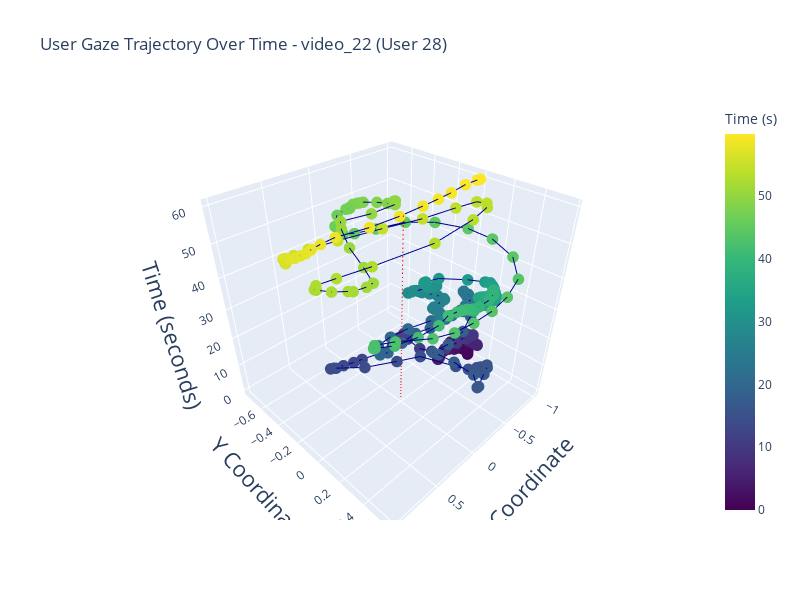
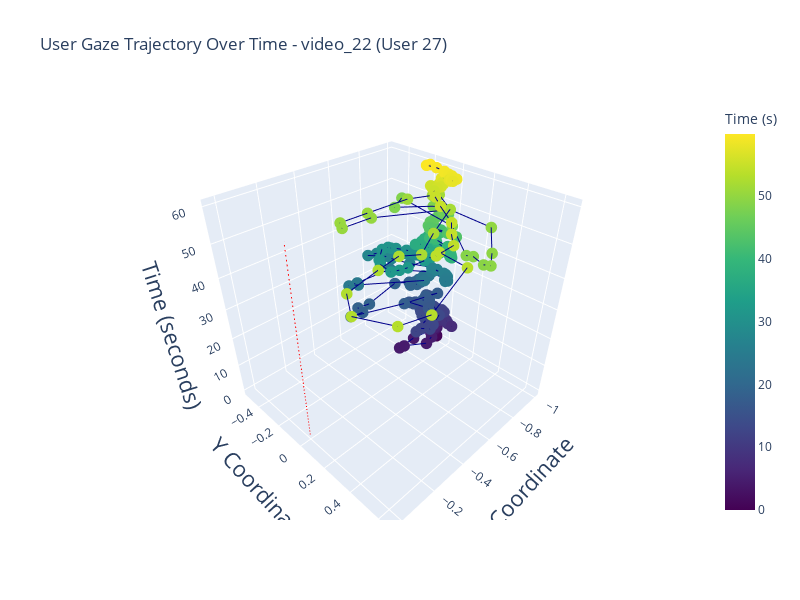
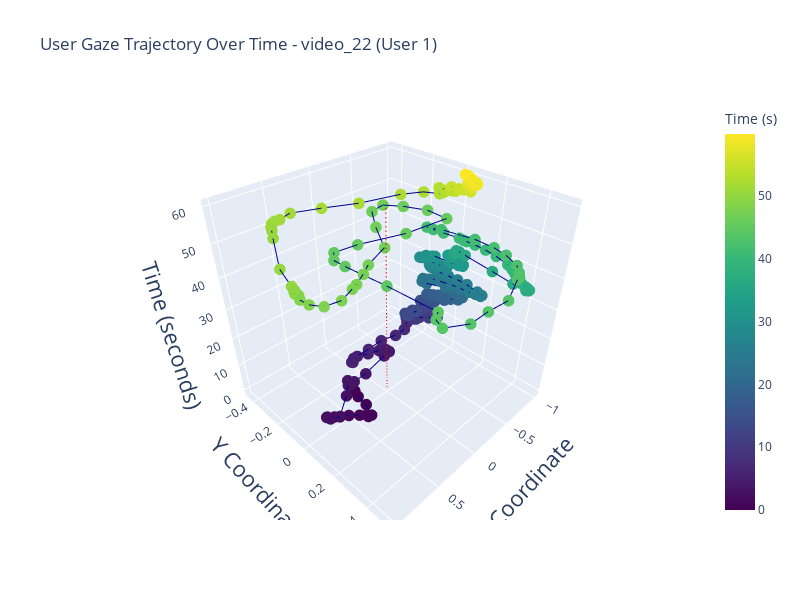
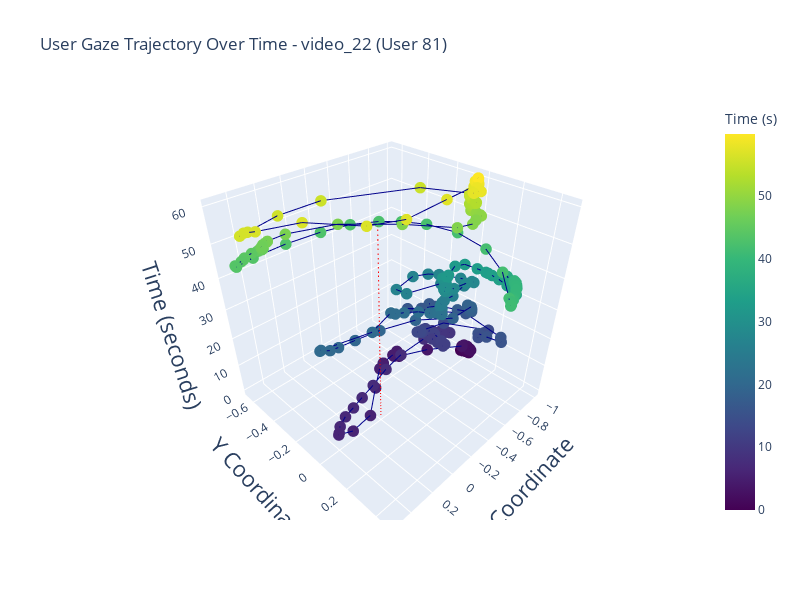

Notebook source saved alongside these figures, in order:
### Code cell
plot_3D_trajectory_with_time(datasets_folder,'Jin_22', 'video_22',fsize=22)

### Figure 1 — Plotly figure (JSON) as saved in the notebook; plotly's stock layout.template omitted (floating-point values rounded to 4 significant figures; data arrays with more than 128 entries replaced by an {"elided": "..."} marker saying what was removed)
{"data": [{"line": {"color": "darkblue", "width": 2}, "marker": {"color": {"elided": "301 float values"}, "colorbar": {"title": {"text": "Time (s)"}}, "colorscale": [[0, "#440154"], [0.1111, "#482878"], [0.2222, "#3e4989"], [0.3333, "#31688e"], [0.4444, "#26828e"], [0.5556, "#1f9e89"], [0.6667, "#35b779"], [0.7778, "#6ece58"], [0.8889, "#b5de2b"], [1, "#fde725"]], "size": 4}, "mode": "lines+markers", "showlegend": false, "type": "scatter3d", "x": {"elided": "301 float values"}, "y": {"elided": "301 float values"}, "z": {"elided": "301 float values"}}, {"line": {"color": "red", "dash": "dash", "width": 2}, "mode": "lines", "showlegend": false, "type": "scatter3d", "x": [0, 0], "y": [0, 0], "z": [0, 59.9]}], "layout": {"height": 600, "scene": {"xaxis": {"title": {"font": {"size": 22}, "text": "X Coordinate"}}, "yaxis": {"title": {"font": {"size": 22}, "text": "Y Coordinate"}}, "zaxis": {"title": {"font": {"size": 22}, "text": "Time (seconds)"}}}, "title": {"text": "User Gaze Trajectory Over Time - video_22 (User 28)"}, "width": 800}}

### Figure 2 — Plotly figure (JSON) as saved in the notebook; plotly's stock layout.template omitted (floating-point values rounded to 4 significant figures; data arrays with more than 128 entries replaced by an {"elided": "..."} marker saying what was removed)
{"data": [{"line": {"color": "darkblue", "width": 2}, "marker": {"color": {"elided": "301 float values"}, "colorbar": {"title": {"text": "Time (s)"}}, "colorscale": [[0, "#440154"], [0.1111, "#482878"], [0.2222, "#3e4989"], [0.3333, "#31688e"], [0.4444, "#26828e"], [0.5556, "#1f9e89"], [0.6667, "#35b779"], [0.7778, "#6ece58"], [0.8889, "#b5de2b"], [1, "#fde725"]], "size": 4}, "mode": "lines+markers", "showlegend": false, "type": "scatter3d", "x": {"elided": "301 float values"}, "y": {"elided": "301 float values"}, "z": {"elided": "301 float values"}}, {"line": {"color": "red", "dash": "dash", "width": 2}, "mode": "lines", "showlegend": false, "type": "scatter3d", "x": [0, 0], "y": [0, 0], "z": [0, 59.9]}], "layout": {"height": 600, "scene": {"xaxis": {"title": {"font": {"size": 22}, "text": "X Coordinate"}}, "yaxis": {"title": {"font": {"size": 22}, "text": "Y Coordinate"}}, "zaxis": {"title": {"font": {"size": 22}, "text": "Time (seconds)"}}}, "title": {"text": "User Gaze Trajectory Over Time - video_22 (User 27)"}, "width": 800}}

### Figure 3 — Plotly figure (JSON) as saved in the notebook; plotly's stock layout.template omitted (floating-point values rounded to 4 significant figures; data arrays with more than 128 entries replaced by an {"elided": "..."} marker saying what was removed)
{"data": [{"line": {"color": "darkblue", "width": 2}, "marker": {"color": {"elided": "301 float values"}, "colorbar": {"title": {"text": "Time (s)"}}, "colorscale": [[0, "#440154"], [0.1111, "#482878"], [0.2222, "#3e4989"], [0.3333, "#31688e"], [0.4444, "#26828e"], [0.5556, "#1f9e89"], [0.6667, "#35b779"], [0.7778, "#6ece58"], [0.8889, "#b5de2b"], [1, "#fde725"]], "size": 4}, "mode": "lines+markers", "showlegend": false, "type": "scatter3d", "x": {"elided": "301 float values"}, "y": {"elided": "301 float values"}, "z": {"elided": "301 float values"}}, {"line": {"color": "red", "dash": "dash", "width": 2}, "mode": "lines", "showlegend": false, "type": "scatter3d", "x": [0, 0], "y": [0, 0], "z": [0, 59.9]}], "layout": {"height": 600, "scene": {"xaxis": {"title": {"font": {"size": 22}, "text": "X Coordinate"}}, "yaxis": {"title": {"font": {"size": 22}, "text": "Y Coordinate"}}, "zaxis": {"title": {"font": {"size": 22}, "text": "Time (seconds)"}}}, "title": {"text": "User Gaze Trajectory Over Time - video_22 (User 1)"}, "width": 800}}

### Figure 4 — Plotly figure (JSON) as saved in the notebook; plotly's stock layout.template omitted (floating-point values rounded to 4 significant figures; data arrays with more than 128 entries replaced by an {"elided": "..."} marker saying what was removed)
{"data": [{"line": {"color": "darkblue", "width": 2}, "marker": {"color": {"elided": "301 float values"}, "colorbar": {"title": {"text": "Time (s)"}}, "colorscale": [[0, "#440154"], [0.1111, "#482878"], [0.2222, "#3e4989"], [0.3333, "#31688e"], [0.4444, "#26828e"], [0.5556, "#1f9e89"], [0.6667, "#35b779"], [0.7778, "#6ece58"], [0.8889, "#b5de2b"], [1, "#fde725"]], "size": 4}, "mode": "lines+markers", "showlegend": false, "type": "scatter3d", "x": {"elided": "301 float values"}, "y": {"elided": "301 float values"}, "z": {"elided": "301 float values"}}, {"line": {"color": "red", "dash": "dash", "width": 2}, "mode": "lines", "showlegend": false, "type": "scatter3d", "x": [0, 0], "y": [0, 0], "z": [0, 59.9]}], "layout": {"height": 600, "scene": {"xaxis": {"title": {"font": {"size": 22}, "text": "X Coordinate"}}, "yaxis": {"title": {"font": {"size": 22}, "text": "Y Coordinate"}}, "zaxis": {"title": {"font": {"size": 22}, "text": "Time (seconds)"}}}, "title": {"text": "User Gaze Trajectory Over Time - video_22 (User 81)"}, "width": 800}}
